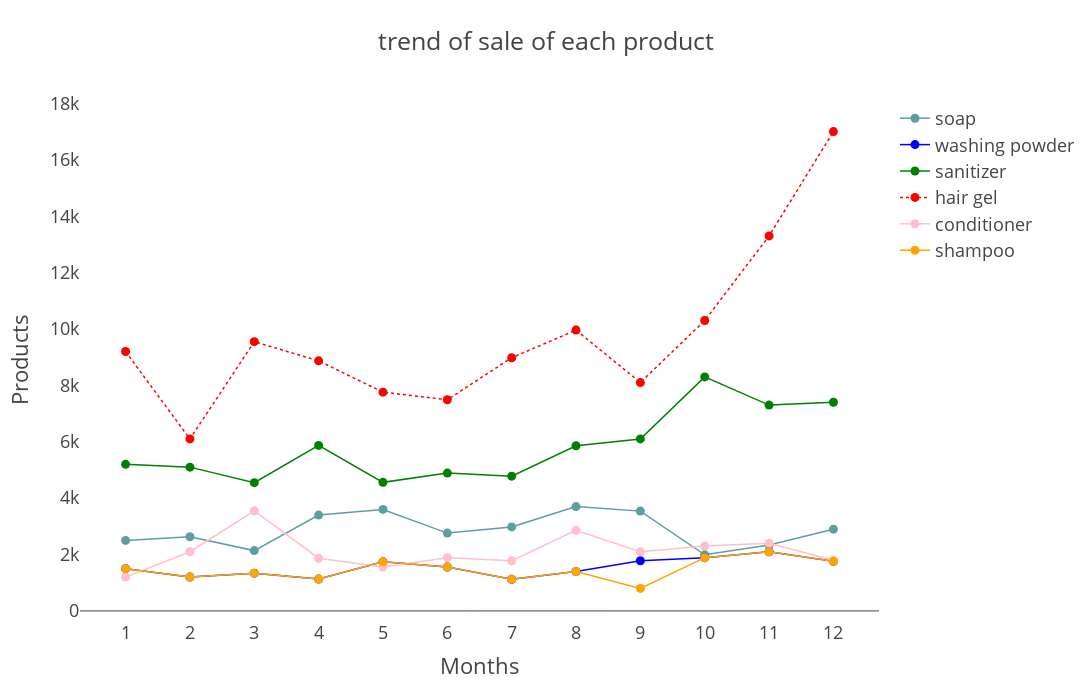

Notebook code for this chart:
### Markdown cell above
#### b. What is the trend of sale of each product. Can you show it on one graph using multiple lines?

### Code cell
fig = go.Figure()
fig.add_trace(
    go.Scatter(x = df['month_number'], y = df['soap'],
                line = dict(color = 'cadetblue', width = 1.5),
                mode = "lines+markers",
                name = 'soap'
                 )
)
fig.add_trace(
    go.Scatter(x = df['month_number'], y = df['washing powder'],
                line = dict(color = 'blue', width = 1.5),
                mode = "lines+markers",
                name = 'washing powder'
                 )
)
fig.add_trace(
    go.Scatter(x = df['month_number'], y = df['sanitizer'],
                line = dict(color = 'green', width = 1.5),
                mode = "lines+markers",
                name = 'sanitizer'
                 )
)
fig.add_trace(
    go.Scatter(x = df['month_number'], y = df['hair gel'],
                line = dict(color = 'red', width = 1.5,dash='dot'),
                mode = "lines+markers",
                name = 'hair gel'
                 )
)
fig.add_trace(
    go.Scatter(x = df['month_number'], y = df['conditioner'],
                line = dict(color = 'pink', width = 1.5),
                mode = "lines+markers",
                name = 'conditioner'
                 )

)

fig.add_trace(
    go.Scatter(x = df['month_number'], y = df['shampoo'],
                line = dict(color = 'orange', width = 1.5,),
                mode = "lines+markers",
                name = 'shampoo',
                 )

)

fig.update_layout(title='trend of sale of each product ',
                xaxis_title='Months',
                yaxis_title='Products',
                autosize=False,
                width=1500,
                height=700,
                template = "presentation")
fig.update_xaxes(showgrid=False)
fig.update_yaxes(showgrid=False)  
fig.update_xaxes(type='category')
fig.update_layout(hovermode="x")
fig.show()

### Figure 1 — Plotly figure (JSON) as saved in the notebook; plotly's stock layout.template omitted (floating-point values rounded to 4 significant figures)
{"data": [{"line": {"color": "cadetblue", "width": 1.5}, "mode": "lines+markers", "name": "soap", "type": "scatter", "x": [1, 2, 3, 4, 5, 6, 7, 8, 9, 10, 11, 12], "y": [2500, 2630, 2140, 3400, 3600, 2760, 2980, 3700, 3540, 1990, 2340, 2900]}, {"line": {"color": "blue", "width": 1.5}, "mode": "lines+markers", "name": "washing powder", "type": "scatter", "x": [1, 2, 3, 4, 5, 6, 7, 8, 9, 10, 11, 12], "y": [1500, 1200, 1340, 1130, 1740, 1555, 1120, 1400, 1780, 1890, 2100, 1760]}, {"line": {"color": "green", "width": 1.5}, "mode": "lines+markers", "name": "sanitizer", "type": "scatter", "x": [1, 2, 3, 4, 5, 6, 7, 8, 9, 10, 11, 12], "y": [5200, 5100, 4550, 5870, 4560, 4890, 4780, 5860, 6100, 8300, 7300, 7400]}, {"line": {"color": "red", "dash": "dot", "width": 1.5}, "mode": "lines+markers", "name": "hair gel", "type": "scatter", "x": [1, 2, 3, 4, 5, 6, 7, 8, 9, 10, 11, 12], "y": [9200, 6100, 9550, 8870, 7760, 7490, 8980, 9960, 8100, 10300, 13300, 17000]}, {"line": {"color": "pink", "width": 1.5}, "mode": "lines+markers", "name": "conditioner", "type": "scatter", "x": [1, 2, 3, 4, 5, 6, 7, 8, 9, 10, 11, 12], "y": [1200, 2100, 3550, 1870, 1560, 1890, 1780, 2860, 2100, 2300, 2400, 1800]}, {"line": {"color": "orange", "width": 1.5}, "mode": "lines+markers", "name": "shampoo", "type": "scatter", "x": [1, 2, 3, 4, 5, 6, 7, 8, 9, 10, 11, 12], "y": [1500, 1200, 1340, 1130, 1740, 1555, 1120, 1400, 800, 1890, 2100, 1760]}], "layout": {"autosize": false, "height": 700, "hovermode": "x", "title": {"text": "trend of sale of each product "}, "width": 1500, "xaxis": {"showgrid": false, "title": {"text": "Months"}, "type": "category"}, "yaxis": {"showgrid": false, "title": {"text": "Products"}}}}
